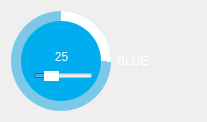
                               <widget class="QFrame" name="frame_45">
                                <property name="frameShape">
                                 <enum>QFrame::NoFrame</enum>
                                </property>
                                <property name="frameShadow">
                                 <enum>QFrame::Raised</enum>
                                </property>
                                <layout class="QHBoxLayout" name="horizontalLayout_25">
                                 <item>
                                  <widget class="QFrame" name="circularProgressBarBase_3">
                                   <property name="minimumSize">
                                    <size>
                                     <width>100</width>
                                     <height>100</height>
                                    </size>
                                   </property>
                                   <property name="maximumSize">
                                    <size>
                                     <width>100</width>
                                     <height>100</height>
                                    </size>
                                   </property>
                                   <property name="frameShape">
                                    <enum>QFrame::NoFrame</enum>
                                   </property>
                                   <property name="frameShadow">
                                    <enum>QFrame::Raised</enum>
                                   </property>
                                   <widget class="QFrame" name="circularProgress_blue">
                                    <property name="geometry">
                                     <rect>
                                      <x>0</x>
                                      <y>0</y>
                                      <width>100</width>
                                      <height>100</height>
                                     </rect>
                                    </property>
                                    <property name="styleSheet">
                                     <string notr="true">QFrame{
border-radius:50px;
	background-color: qconicalgradient(cx:0.5, cy:0.5, angle:90, stop:0.748 rgba(0, 0, 0, 9), stop:0.749 rgba(255, 255, 255, 255));

}</string>
                                    </property>
                                    <property name="frameShape">
                                     <enum>QFrame::NoFrame</enum>
                                    </property>
                                    <property name="frameShadow">
                                     <enum>QFrame::Raised</enum>
                                    </property>
                                    <widget class="QFrame" name="container">
                                     <property name="geometry">
                                      <rect>
                                       <x>10</x>
                                       <y>10</y>
                                       <width>80</width>
                                       <height>80</height>
                                      </rect>
                                     </property>
                                     <property name="styleSheet">
                                      <string notr="true">QFrame{
	border-radius:40px;
	
	background-color: rgb(0, 173, 238);
}
</string>
                                     </property>
                                     <property name="frameShape">
                                      <enum>QFrame::NoFrame</enum>
                                     </property>
                                     <property name="frameShadow">
                                      <enum>QFrame::Raised</enum>
                                     </property>
                                     <widget class="QLabel" name="label_blueChannel_led">
                                      <property name="geometry">
                                       <rect>
                                        <x>0</x>
                                        <y>20</y>
                                        <width>81</width>
                                        <height>31</height>
                                       </rect>
                                      </property>
                                      <property name="styleSheet">
                                       <string notr="true">background-color: rgba(255, 255, 255, 0);
font: 75 14pt &quot;Segoe UI&quot;;
color: rgb(255, 255, 255);</string>
                                      </property>
                                      <property name="text">
                                       <string>25</string>
                                      </property>
                                      <property name="alignment">
                                       <set>Qt::AlignCenter</set>
                                      </property>
                                     </widget>
                                     <widget class="QSlider" name="horizontalSlider_blue">
                                      <property name="geometry">
                                       <rect>
                                        <x>12</x>
                                        <y>50</y>
                                        <width>60</width>
                                        <height>10</height>
                                       </rect>
                                      </property>
                                      <property name="styleSheet">
                                       <string notr="true">QSlider{
background-color: rgba(255, 255, 255, 0);
}


QSlider::handle:horizontal {
    background-color: white;
	border-radius:3px;
    }</string>
                                      </property>
                                      <property name="pageStep">
                                       <number>1</number>
                                      </property>
                                      <property name="value">
                                       <number>25</number>
                                      </property>
                                      <property name="orientation">
                                       <enum>Qt::Horizontal</enum>
                                      </property>
                                     </widget>
                                    </widget>
                                   </widget>
                                   <widget class="QFrame" name="circularBg">
                                    <property name="geometry">
                                     <rect>
                                      <x>0</x>
                                      <y>0</y>
                                      <width>100</width>
                                      <height>100</height>
                                     </rect>
                                    </property>
                                    <property name="styleSheet">
                                     <string notr="true">QFrame{
border-radius:50px;
	background-color: rgba(0, 173, 238, 120);
}
</string>
                                    </property>
                                    <property name="frameShape">
                                     <enum>QFrame::NoFrame</enum>
                                    </property>
                                    <property name="frameShadow">
                                     <enum>QFrame::Raised</enum>
                                    </property>
                                   </widget>
                                   <zorder>circularBg</zorder>
                                   <zorder>circularProgress_blue</zorder>
                                  </widget>
                                 </item>
                                 <item>
                                  <widget class="QLabel" name="label_12">
                                   <property name="minimumSize">
                                    <size>
                                     <width>50</width>
                                     <height>0</height>
                                    </size>
                                   </property>
                                   <property name="maximumSize">
                                    <size>
                                     <width>50</width>
                                     <height>16777215</height>
                                    </size>
                                   </property>
                                   <property name="styleSheet">
                                    <string notr="true">font: 75 12pt &quot;Segoe UI&quot;;
color: rgb(255, 255, 255);</string>
                                   </property>
                                   <property name="text">
                                    <string>BLUE</string>
                                   </property>
                                  </widget>
                                 </item>
                                 <item>
                                  <widget class="QPushButton" name="pushButton_blue_intensity">
                                   <property name="minimumSize">
                                    <size>
                                     <width>23</width>
                                     <height>23</height>
                                    </size>
                                   </property>
                                   <property name="maximumSize">
                                    <size>
                                     <width>23</width>
                                     <height>23</height>
                                    </size>
                                   </property>
                                   <property name="styleSheet">
                                    <string notr="true">QPushButton{
	
	background-image: url(:/floresansPrefix/blueUnPressed.png);
	border:none;
}</string>
                                   </property>
                                   <property name="text">
                                    <string/>
                                   </property>
                                  </widget>
                                 </item>
                                </layout>
                               </widget>
